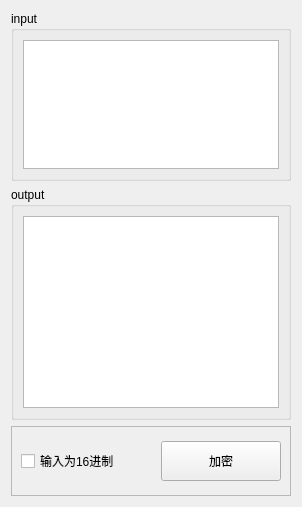
          <widget class="QWidget" name="tab_9">
           <attribute name="title">
            <string>crc32</string>
           </attribute>
           <layout class="QGridLayout" name="gridLayout_46">
            <item row="0" column="0">
             <widget class="QGroupBox" name="groupBox_26">
              <property name="maximumSize">
               <size>
                <width>16777215</width>
                <height>170</height>
               </size>
              </property>
              <property name="title">
               <string>input</string>
              </property>
              <layout class="QGridLayout" name="gridLayout_43">
               <item row="0" column="0">
                <widget class="QPlainTextEdit" name="txtcrc32_input"/>
               </item>
              </layout>
             </widget>
            </item>
            <item row="1" column="0">
             <widget class="QGroupBox" name="groupBox_27">
              <property name="title">
               <string>output</string>
              </property>
              <layout class="QGridLayout" name="gridLayout_44">
               <item row="0" column="0">
                <widget class="QPlainTextEdit" name="txtcrc32_output">
                 <property name="readOnly">
                  <bool>true</bool>
                 </property>
                </widget>
               </item>
              </layout>
             </widget>
            </item>
            <item row="2" column="0">
             <widget class="QFrame" name="frame_10">
              <property name="minimumSize">
               <size>
                <width>0</width>
                <height>70</height>
               </size>
              </property>
              <property name="maximumSize">
               <size>
                <width>16777215</width>
                <height>70</height>
               </size>
              </property>
              <property name="frameShape">
               <enum>QFrame::StyledPanel</enum>
              </property>
              <property name="frameShadow">
               <enum>QFrame::Raised</enum>
              </property>
              <layout class="QGridLayout" name="gridLayout_45">
               <item row="0" column="0">
                <widget class="QCheckBox" name="chkcrc32_ishex">
                 <property name="maximumSize">
                  <size>
                   <width>150</width>
                   <height>16777215</height>
                  </size>
                 </property>
                 <property name="text">
                  <string>输入为16进制</string>
                 </property>
                </widget>
               </item>
               <item row="0" column="1">
                <widget class="QPushButton" name="btncrc32_calc">
                 <property name="minimumSize">
                  <size>
                   <width>0</width>
                   <height>40</height>
                  </size>
                 </property>
                 <property name="maximumSize">
                  <size>
                   <width>120</width>
                   <height>40</height>
                  </size>
                 </property>
                 <property name="toolTip">
                  <string/>
                 </property>
                 <property name="text">
                  <string>加密</string>
                 </property>
                </widget>
               </item>
              </layout>
             </widget>
            </item>
           </layout>
          </widget>
